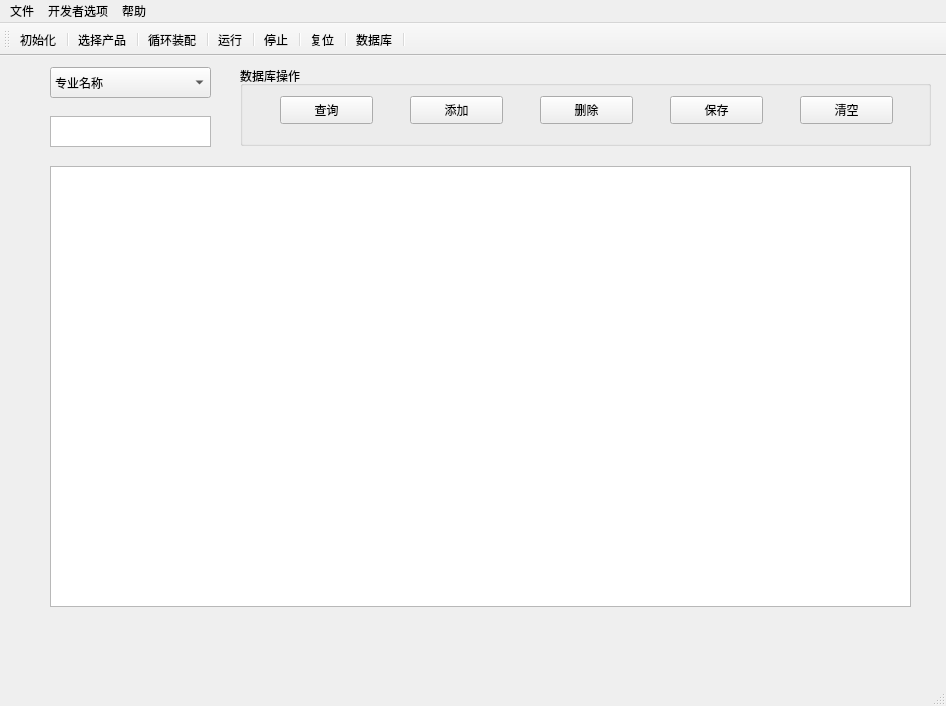
<?xml version="1.0" encoding="UTF-8"?>
<ui version="4.0">
 <class>MainWindow</class>
 <widget class="QMainWindow" name="MainWindow">
  <property name="geometry">
   <rect>
    <x>0</x>
    <y>0</y>
    <width>946</width>
    <height>706</height>
   </rect>
  </property>
  <property name="windowTitle">
   <string>MainWindow</string>
  </property>
  <property name="styleSheet">
   <string notr="true"/>
  </property>
  <widget class="QWidget" name="centralWidget">
   <widget class="QStackedWidget" name="stackedWidget">
    <property name="geometry">
     <rect>
      <x>10</x>
      <y>0</y>
      <width>931</width>
      <height>611</height>
     </rect>
    </property>
    <property name="styleSheet">
     <string notr="true"/>
    </property>
    <property name="currentIndex">
     <number>1</number>
    </property>
    <widget class="QWidget" name="page0">
     <widget class="QGroupBox" name="resultDisplay">
      <property name="geometry">
       <rect>
        <x>540</x>
        <y>40</y>
        <width>381</width>
        <height>541</height>
       </rect>
      </property>
      <property name="font">
       <font>
        <family>Agency FB</family>
        <pointsize>14</pointsize>
        <weight>75</weight>
        <bold>true</bold>
       </font>
      </property>
      <property name="title">
       <string>结果显示</string>
      </property>
      <property name="checkable">
       <bool>false</bool>
      </property>
      <widget class="QGroupBox" name="productAssemble">
       <property name="geometry">
        <rect>
         <x>20</x>
         <y>60</y>
         <width>331</width>
         <height>171</height>
        </rect>
       </property>
       <property name="font">
        <font>
         <family>Agency FB</family>
         <pointsize>12</pointsize>
         <weight>50</weight>
         <bold>false</bold>
        </font>
       </property>
       <property name="title">
        <string>变压器装配</string>
       </property>
       <widget class="QLineEdit" name="totalNumberEditText">
        <property name="enabled">
         <bool>true</bool>
        </property>
        <property name="geometry">
         <rect>
          <x>130</x>
          <y>140</y>
          <width>171</width>
          <height>20</height>
         </rect>
        </property>
        <property name="styleSheet">
         <string notr="true">font: 9pt &quot;Times New Roman&quot;;</string>
        </property>
        <property name="readOnly">
         <bool>true</bool>
        </property>
       </widget>
       <widget class="QLineEdit" name="stateEditText">
        <property name="enabled">
         <bool>true</bool>
        </property>
        <property name="geometry">
         <rect>
          <x>130</x>
          <y>70</y>
          <width>171</width>
          <height>20</height>
         </rect>
        </property>
        <property name="styleSheet">
         <string notr="true">font: 9pt &quot;Times New Roman&quot;;</string>
        </property>
        <property name="readOnly">
         <bool>true</bool>
        </property>
       </widget>
       <widget class="QLineEdit" name="typeEditText">
        <property name="enabled">
         <bool>true</bool>
        </property>
        <property name="geometry">
         <rect>
          <x>130</x>
          <y>36</y>
          <width>171</width>
          <height>20</height>
         </rect>
        </property>
        <property name="styleSheet">
         <string notr="true">font: 9pt &quot;Times New Roman&quot;;</string>
        </property>
        <property name="readOnly">
         <bool>true</bool>
        </property>
       </widget>
       <widget class="QLineEdit" name="finishNumberEditText">
        <property name="enabled">
         <bool>true</bool>
        </property>
        <property name="geometry">
         <rect>
          <x>130</x>
          <y>105</y>
          <width>171</width>
          <height>20</height>
         </rect>
        </property>
        <property name="styleSheet">
         <string notr="true">font: 9pt &quot;Times New Roman&quot;;</string>
        </property>
        <property name="readOnly">
         <bool>true</bool>
        </property>
       </widget>
       <widget class="QWidget" name="layoutWidget_5">
        <property name="geometry">
         <rect>
          <x>10</x>
          <y>30</y>
          <width>121</width>
          <height>131</height>
         </rect>
        </property>
        <layout class="QVBoxLayout" name="verticalLayout_6">
         <item>
          <widget class="QLabel" name="type">
           <property name="font">
            <font>
             <family>Agency FB</family>
             <pointsize>10</pointsize>
            </font>
           </property>
           <property name="text">
            <string>类型：</string>
           </property>
          </widget>
         </item>
         <item>
          <widget class="QLabel" name="state">
           <property name="font">
            <font>
             <family>Agency FB</family>
             <pointsize>10</pointsize>
            </font>
           </property>
           <property name="text">
            <string>装配状态：</string>
           </property>
          </widget>
         </item>
         <item>
          <widget class="QLabel" name="finishNumber">
           <property name="font">
            <font>
             <family>Agency FB</family>
             <pointsize>10</pointsize>
            </font>
           </property>
           <property name="text">
            <string>已经完成数量：</string>
           </property>
          </widget>
         </item>
         <item>
          <widget class="QLabel" name="totalNumber">
           <property name="font">
            <font>
             <family>Agency FB</family>
             <pointsize>10</pointsize>
            </font>
           </property>
           <property name="text">
            <string>总装配数量：</string>
           </property>
          </widget>
         </item>
        </layout>
       </widget>
      </widget>
      <widget class="QGroupBox" name="dataProcess">
       <property name="geometry">
        <rect>
         <x>20</x>
         <y>270</y>
         <width>331</width>
         <height>211</height>
        </rect>
       </property>
       <property name="font">
        <font>
         <family>Agency FB</family>
         <pointsize>12</pointsize>
         <weight>50</weight>
         <bold>false</bold>
        </font>
       </property>
       <property name="title">
        <string>数据处理</string>
       </property>
       <widget class="QWidget" name="layoutWidget_4">
        <property name="geometry">
         <rect>
          <x>10</x>
          <y>50</y>
          <width>111</width>
          <height>141</height>
         </rect>
        </property>
        <layout class="QVBoxLayout" name="verticalLayout_5">
         <item>
          <widget class="QLabel" name="savePosition">
           <property name="font">
            <font>
             <family>Agency FB</family>
             <pointsize>10</pointsize>
            </font>
           </property>
           <property name="text">
            <string>存放位置：</string>
           </property>
          </widget>
         </item>
         <item>
          <widget class="QLabel" name="currentWork">
           <property name="font">
            <font>
             <family>Times New Roman</family>
             <pointsize>10</pointsize>
            </font>
           </property>
           <property name="text">
            <string>当前工序：</string>
           </property>
          </widget>
         </item>
         <item>
          <widget class="QLabel" name="runTime">
           <property name="font">
            <font>
             <family>Times New Roman</family>
             <pointsize>10</pointsize>
            </font>
           </property>
           <property name="text">
            <string>运行时间：</string>
           </property>
          </widget>
         </item>
         <item>
          <widget class="QLabel" name="finishTime">
           <property name="font">
            <font>
             <family>Times New Roman</family>
             <pointsize>10</pointsize>
            </font>
           </property>
           <property name="text">
            <string>完成时间：</string>
           </property>
          </widget>
         </item>
        </layout>
       </widget>
       <widget class="QLineEdit" name="finishTimeEditText">
        <property name="enabled">
         <bool>true</bool>
        </property>
        <property name="geometry">
         <rect>
          <x>130</x>
          <y>160</y>
          <width>171</width>
          <height>20</height>
         </rect>
        </property>
        <property name="styleSheet">
         <string notr="true">font: 9pt &quot;Times New Roman&quot;;</string>
        </property>
        <property name="readOnly">
         <bool>true</bool>
        </property>
       </widget>
       <widget class="QLineEdit" name="savePostionEditText">
        <property name="enabled">
         <bool>true</bool>
        </property>
        <property name="geometry">
         <rect>
          <x>130</x>
          <y>56</y>
          <width>171</width>
          <height>20</height>
         </rect>
        </property>
        <property name="styleSheet">
         <string notr="true">font: 9pt &quot;Times New Roman&quot;;</string>
        </property>
        <property name="readOnly">
         <bool>true</bool>
        </property>
       </widget>
       <widget class="QLineEdit" name="runTimeEditText">
        <property name="enabled">
         <bool>true</bool>
        </property>
        <property name="geometry">
         <rect>
          <x>130</x>
          <y>125</y>
          <width>171</width>
          <height>20</height>
         </rect>
        </property>
        <property name="styleSheet">
         <string notr="true">font: 9pt &quot;Times New Roman&quot;;</string>
        </property>
        <property name="readOnly">
         <bool>true</bool>
        </property>
       </widget>
       <widget class="QLineEdit" name="currentWorkEditText">
        <property name="enabled">
         <bool>true</bool>
        </property>
        <property name="geometry">
         <rect>
          <x>130</x>
          <y>90</y>
          <width>171</width>
          <height>20</height>
         </rect>
        </property>
        <property name="styleSheet">
         <string notr="true">font: 9pt &quot;Times New Roman&quot;;</string>
        </property>
        <property name="readOnly">
         <bool>true</bool>
        </property>
       </widget>
      </widget>
     </widget>
    </widget>
    <widget class="QWidget" name="page1">
     <widget class="QTableWidget" name="tableWidget">
      <property name="geometry">
       <rect>
        <x>40</x>
        <y>110</y>
        <width>861</width>
        <height>441</height>
       </rect>
      </property>
     </widget>
     <widget class="QTextEdit" name="searchEdit">
      <property name="geometry">
       <rect>
        <x>40</x>
        <y>60</y>
        <width>161</width>
        <height>31</height>
       </rect>
      </property>
     </widget>
     <widget class="QGroupBox" name="groupBox">
      <property name="geometry">
       <rect>
        <x>230</x>
        <y>10</y>
        <width>691</width>
        <height>80</height>
       </rect>
      </property>
      <property name="title">
       <string>数据库操作</string>
      </property>
      <widget class="QPushButton" name="dataSearch">
       <property name="geometry">
        <rect>
         <x>40</x>
         <y>30</y>
         <width>93</width>
         <height>28</height>
        </rect>
       </property>
       <property name="text">
        <string>查询</string>
       </property>
       <property name="icon">
        <iconset resource="res.qrc">
         <normaloff>:/image/res/search.png</normaloff>:/image/res/search.png</iconset>
       </property>
      </widget>
      <widget class="QPushButton" name="dataSave">
       <property name="geometry">
        <rect>
         <x>430</x>
         <y>30</y>
         <width>93</width>
         <height>28</height>
        </rect>
       </property>
       <property name="text">
        <string>保存</string>
       </property>
       <property name="icon">
        <iconset resource="res.qrc">
         <normaloff>:/image/res/save.png</normaloff>:/image/res/save.png</iconset>
       </property>
      </widget>
      <widget class="QPushButton" name="dataEmpty">
       <property name="geometry">
        <rect>
         <x>560</x>
         <y>30</y>
         <width>93</width>
         <height>28</height>
        </rect>
       </property>
       <property name="text">
        <string>清空</string>
       </property>
       <property name="icon">
        <iconset resource="res.qrc">
         <normaloff>:/image/res/qingkong.png</normaloff>:/image/res/qingkong.png</iconset>
       </property>
      </widget>
      <widget class="QPushButton" name="dataAdd">
       <property name="geometry">
        <rect>
         <x>170</x>
         <y>30</y>
         <width>93</width>
         <height>28</height>
        </rect>
       </property>
       <property name="text">
        <string>添加</string>
       </property>
       <property name="icon">
        <iconset resource="res.qrc">
         <normaloff>:/image/res/add.png</normaloff>:/image/res/add.png</iconset>
       </property>
      </widget>
      <widget class="QPushButton" name="dataDelete">
       <property name="geometry">
        <rect>
         <x>300</x>
         <y>30</y>
         <width>93</width>
         <height>28</height>
        </rect>
       </property>
       <property name="text">
        <string>删除</string>
       </property>
       <property name="icon">
        <iconset resource="res.qrc">
         <normaloff>:/image/res/delete.png</normaloff>:/image/res/delete.png</iconset>
       </property>
      </widget>
     </widget>
     <widget class="QComboBox" name="comboBox_Chose">
      <property name="geometry">
       <rect>
        <x>40</x>
        <y>11</y>
        <width>161</width>
        <height>31</height>
       </rect>
      </property>
      <item>
       <property name="text">
        <string>专业名称</string>
       </property>
      </item>
      <item>
       <property name="text">
        <string>学号</string>
       </property>
      </item>
      <item>
       <property name="text">
        <string>学院名称</string>
       </property>
      </item>
     </widget>
    </widget>
    <widget class="QWidget" name="page2">
     <widget class="QPushButton" name="procedureRun1">
      <property name="geometry">
       <rect>
        <x>60</x>
        <y>60</y>
        <width>101</width>
        <height>31</height>
       </rect>
      </property>
      <property name="text">
       <string>气缸1</string>
      </property>
     </widget>
     <widget class="QPushButton" name="procedureRun2">
      <property name="geometry">
       <rect>
        <x>60</x>
        <y>110</y>
        <width>101</width>
        <height>31</height>
       </rect>
      </property>
      <property name="text">
       <string>气缸2</string>
      </property>
     </widget>
     <widget class="QPushButton" name="procedureRun3">
      <property name="geometry">
       <rect>
        <x>60</x>
        <y>160</y>
        <width>101</width>
        <height>31</height>
       </rect>
      </property>
      <property name="text">
       <string>气缸3</string>
      </property>
     </widget>
     <widget class="QPushButton" name="procedureRun4">
      <property name="geometry">
       <rect>
        <x>60</x>
        <y>210</y>
        <width>101</width>
        <height>31</height>
       </rect>
      </property>
      <property name="text">
       <string>气缸4</string>
      </property>
     </widget>
     <widget class="QPushButton" name="procedureRun6">
      <property name="geometry">
       <rect>
        <x>60</x>
        <y>310</y>
        <width>101</width>
        <height>31</height>
       </rect>
      </property>
      <property name="text">
       <string>气缸6</string>
      </property>
     </widget>
     <widget class="QPushButton" name="procedureRun5">
      <property name="geometry">
       <rect>
        <x>60</x>
        <y>260</y>
        <width>101</width>
        <height>31</height>
       </rect>
      </property>
      <property name="text">
       <string>气缸5</string>
      </property>
     </widget>
     <widget class="QPushButton" name="procedureRun7">
      <property name="geometry">
       <rect>
        <x>60</x>
        <y>360</y>
        <width>101</width>
        <height>31</height>
       </rect>
      </property>
      <property name="text">
       <string>气缸7</string>
      </property>
     </widget>
     <widget class="QPushButton" name="procedureRun9">
      <property name="geometry">
       <rect>
        <x>60</x>
        <y>460</y>
        <width>101</width>
        <height>31</height>
       </rect>
      </property>
      <property name="text">
       <string>气缸9</string>
      </property>
     </widget>
     <widget class="QPushButton" name="procedureRun8">
      <property name="geometry">
       <rect>
        <x>60</x>
        <y>410</y>
        <width>101</width>
        <height>31</height>
       </rect>
      </property>
      <property name="text">
       <string>气缸8</string>
      </property>
     </widget>
     <widget class="QPushButton" name="procedureRun10">
      <property name="geometry">
       <rect>
        <x>190</x>
        <y>60</y>
        <width>101</width>
        <height>31</height>
       </rect>
      </property>
      <property name="text">
       <string>气缸10</string>
      </property>
     </widget>
     <widget class="QPushButton" name="procedureRun12">
      <property name="geometry">
       <rect>
        <x>190</x>
        <y>160</y>
        <width>101</width>
        <height>31</height>
       </rect>
      </property>
      <property name="text">
       <string>气缸12</string>
      </property>
     </widget>
     <widget class="QPushButton" name="procedureRun11">
      <property name="geometry">
       <rect>
        <x>190</x>
        <y>110</y>
        <width>101</width>
        <height>31</height>
       </rect>
      </property>
      <property name="text">
       <string>气缸11</string>
      </property>
     </widget>
     <widget class="QPushButton" name="procedureRun14">
      <property name="geometry">
       <rect>
        <x>190</x>
        <y>260</y>
        <width>101</width>
        <height>31</height>
       </rect>
      </property>
      <property name="text">
       <string>气缸14</string>
      </property>
     </widget>
     <widget class="QPushButton" name="procedureRun13">
      <property name="geometry">
       <rect>
        <x>190</x>
        <y>210</y>
        <width>101</width>
        <height>31</height>
       </rect>
      </property>
      <property name="text">
       <string>气缸13</string>
      </property>
     </widget>
     <widget class="QPushButton" name="procedureRun15">
      <property name="geometry">
       <rect>
        <x>190</x>
        <y>310</y>
        <width>101</width>
        <height>31</height>
       </rect>
      </property>
      <property name="text">
       <string>气缸15</string>
      </property>
     </widget>
     <widget class="QPushButton" name="procedureRun17">
      <property name="geometry">
       <rect>
        <x>190</x>
        <y>410</y>
        <width>101</width>
        <height>31</height>
       </rect>
      </property>
      <property name="text">
       <string>气缸17</string>
      </property>
     </widget>
     <widget class="QPushButton" name="procedureRun16">
      <property name="geometry">
       <rect>
        <x>190</x>
        <y>360</y>
        <width>101</width>
        <height>31</height>
       </rect>
      </property>
      <property name="text">
       <string>气缸16</string>
      </property>
     </widget>
     <widget class="QPushButton" name="procedureRun18">
      <property name="geometry">
       <rect>
        <x>190</x>
        <y>460</y>
        <width>101</width>
        <height>31</height>
       </rect>
      </property>
      <property name="text">
       <string>气缸18</string>
      </property>
     </widget>
     <widget class="QPushButton" name="motorRun2">
      <property name="geometry">
       <rect>
        <x>370</x>
        <y>110</y>
        <width>101</width>
        <height>31</height>
       </rect>
      </property>
      <property name="text">
       <string>电机2</string>
      </property>
     </widget>
     <widget class="QPushButton" name="motorRun4">
      <property name="geometry">
       <rect>
        <x>370</x>
        <y>210</y>
        <width>101</width>
        <height>31</height>
       </rect>
      </property>
      <property name="text">
       <string>电机4</string>
      </property>
     </widget>
     <widget class="QPushButton" name="motorRun9">
      <property name="geometry">
       <rect>
        <x>370</x>
        <y>460</y>
        <width>101</width>
        <height>31</height>
       </rect>
      </property>
      <property name="text">
       <string>电机9</string>
      </property>
     </widget>
     <widget class="QPushButton" name="motorRun7">
      <property name="geometry">
       <rect>
        <x>370</x>
        <y>360</y>
        <width>101</width>
        <height>31</height>
       </rect>
      </property>
      <property name="text">
       <string>电机7</string>
      </property>
     </widget>
     <widget class="QPushButton" name="motorRun6">
      <property name="geometry">
       <rect>
        <x>370</x>
        <y>310</y>
        <width>101</width>
        <height>31</height>
       </rect>
      </property>
      <property name="text">
       <string>电机6</string>
      </property>
     </widget>
     <widget class="QPushButton" name="motorRun1">
      <property name="geometry">
       <rect>
        <x>370</x>
        <y>60</y>
        <width>101</width>
        <height>31</height>
       </rect>
      </property>
      <property name="text">
       <string>电机1</string>
      </property>
     </widget>
     <widget class="QPushButton" name="motorRun5">
      <property name="geometry">
       <rect>
        <x>370</x>
        <y>260</y>
        <width>101</width>
        <height>31</height>
       </rect>
      </property>
      <property name="text">
       <string>电机5</string>
      </property>
     </widget>
     <widget class="QPushButton" name="motorRun3">
      <property name="geometry">
       <rect>
        <x>370</x>
        <y>160</y>
        <width>101</width>
        <height>31</height>
       </rect>
      </property>
      <property name="text">
       <string>电机3</string>
      </property>
     </widget>
     <widget class="QPushButton" name="motorRun8">
      <property name="geometry">
       <rect>
        <x>370</x>
        <y>410</y>
        <width>101</width>
        <height>31</height>
       </rect>
      </property>
      <property name="text">
       <string>电机8</string>
      </property>
     </widget>
     <widget class="QLineEdit" name="motorLineEdit1">
      <property name="geometry">
       <rect>
        <x>490</x>
        <y>60</y>
        <width>111</width>
        <height>31</height>
       </rect>
      </property>
     </widget>
     <widget class="QLineEdit" name="motorLineEdit2">
      <property name="geometry">
       <rect>
        <x>490</x>
        <y>110</y>
        <width>111</width>
        <height>31</height>
       </rect>
      </property>
     </widget>
     <widget class="QLineEdit" name="motorLineEdit3">
      <property name="geometry">
       <rect>
        <x>490</x>
        <y>160</y>
        <width>111</width>
        <height>31</height>
       </rect>
      </property>
     </widget>
     <widget class="QLineEdit" name="motorLineEdit4">
      <property name="geometry">
       <rect>
        <x>490</x>
        <y>210</y>
        <width>111</width>
        <height>31</height>
       </rect>
      </property>
     </widget>
     <widget class="QLineEdit" name="motorLineEdit5">
      <property name="geometry">
       <rect>
        <x>490</x>
        <y>260</y>
        <width>111</width>
        <height>31</height>
       </rect>
      </property>
     </widget>
     <widget class="QLineEdit" name="motorLineEdit6">
      <property name="geometry">
       <rect>
        <x>490</x>
        <y>310</y>
        <width>111</width>
        <height>31</height>
       </rect>
      </property>
     </widget>
     <widget class="QLineEdit" name="motorLineEdit7">
      <property name="geometry">
       <rect>
        <x>490</x>
        <y>360</y>
        <width>111</width>
        <height>31</height>
       </rect>
      </property>
     </widget>
     <widget class="QLineEdit" name="motorLineEdit8">
      <property name="geometry">
       <rect>
        <x>490</x>
        <y>410</y>
        <width>111</width>
        <height>31</height>
       </rect>
      </property>
     </widget>
     <widget class="QLineEdit" name="motorLineEdit9">
      <property name="geometry">
       <rect>
        <x>490</x>
        <y>460</y>
        <width>111</width>
        <height>31</height>
       </rect>
      </property>
     </widget>
     <widget class="QPushButton" name="inductanceOne">
      <property name="geometry">
       <rect>
        <x>640</x>
        <y>60</y>
        <width>101</width>
        <height>31</height>
       </rect>
      </property>
      <property name="text">
       <string>电感1读取</string>
      </property>
     </widget>
     <widget class="QLineEdit" name="inductanceLineEdit1">
      <property name="geometry">
       <rect>
        <x>760</x>
        <y>60</y>
        <width>111</width>
        <height>31</height>
       </rect>
      </property>
     </widget>
     <widget class="QPushButton" name="inductanceTwo">
      <property name="geometry">
       <rect>
        <x>640</x>
        <y>110</y>
        <width>101</width>
        <height>31</height>
       </rect>
      </property>
      <property name="text">
       <string>电感2读取</string>
      </property>
     </widget>
     <widget class="QLineEdit" name="inductanceLineEdit2">
      <property name="geometry">
       <rect>
        <x>760</x>
        <y>110</y>
        <width>111</width>
        <height>31</height>
       </rect>
      </property>
     </widget>
     <widget class="QPushButton" name="robotRun1">
      <property name="geometry">
       <rect>
        <x>640</x>
        <y>160</y>
        <width>101</width>
        <height>31</height>
       </rect>
      </property>
      <property name="text">
       <string>机器手动作1</string>
      </property>
     </widget>
     <widget class="QLineEdit" name="robotLineEdit1">
      <property name="geometry">
       <rect>
        <x>760</x>
        <y>160</y>
        <width>111</width>
        <height>31</height>
       </rect>
      </property>
     </widget>
     <widget class="QPushButton" name="robotRun2">
      <property name="geometry">
       <rect>
        <x>640</x>
        <y>210</y>
        <width>101</width>
        <height>31</height>
       </rect>
      </property>
      <property name="text">
       <string>机器手动作2</string>
      </property>
     </widget>
     <widget class="QLineEdit" name="robotLineEdit2">
      <property name="geometry">
       <rect>
        <x>760</x>
        <y>210</y>
        <width>111</width>
        <height>31</height>
       </rect>
      </property>
     </widget>
     <widget class="QPushButton" name="robotRun3">
      <property name="geometry">
       <rect>
        <x>640</x>
        <y>260</y>
        <width>101</width>
        <height>31</height>
       </rect>
      </property>
      <property name="text">
       <string>机器手动作3</string>
      </property>
     </widget>
     <widget class="QLineEdit" name="robotLineEdit3">
      <property name="geometry">
       <rect>
        <x>760</x>
        <y>260</y>
        <width>111</width>
        <height>31</height>
       </rect>
      </property>
     </widget>
    </widget>
   </widget>
  </widget>
  <widget class="QMenuBar" name="menuBar">
   <property name="geometry">
    <rect>
     <x>0</x>
     <y>0</y>
     <width>946</width>
     <height>26</height>
    </rect>
   </property>
   <widget class="QMenu" name="File">
    <property name="title">
     <string>文件</string>
    </property>
    <addaction name="action_open"/>
    <addaction name="action_save"/>
    <addaction name="action_quit"/>
   </widget>
   <widget class="QMenu" name="Help">
    <property name="title">
     <string>帮助</string>
    </property>
    <addaction name="action_aboutproduct"/>
   </widget>
   <widget class="QMenu" name="ExploreOption">
    <property name="title">
     <string>开发者选项</string>
    </property>
    <addaction name="action_enter"/>
   </widget>
   <addaction name="File"/>
   <addaction name="ExploreOption"/>
   <addaction name="Help"/>
  </widget>
  <widget class="QToolBar" name="mainToolBar">
   <property name="toolButtonStyle">
    <enum>Qt::ToolButtonTextUnderIcon</enum>
   </property>
   <attribute name="toolBarArea">
    <enum>TopToolBarArea</enum>
   </attribute>
   <attribute name="toolBarBreak">
    <bool>false</bool>
   </attribute>
   <addaction name="action_init"/>
   <addaction name="separator"/>
   <addaction name="action_newprj"/>
   <addaction name="separator"/>
   <addaction name="action_circleMode"/>
   <addaction name="separator"/>
   <addaction name="action_start"/>
   <addaction name="separator"/>
   <addaction name="action_stop"/>
   <addaction name="separator"/>
   <addaction name="action_reset"/>
   <addaction name="separator"/>
   <addaction name="action_database"/>
   <addaction name="separator"/>
  </widget>
  <widget class="QStatusBar" name="statusBar"/>
  <action name="action_open">
   <property name="icon">
    <iconset resource="res.qrc">
     <normaloff>:/image/res/file-open.png</normaloff>:/image/res/file-open.png</iconset>
   </property>
   <property name="text">
    <string>打开文件(&amp;O)</string>
   </property>
   <property name="toolTip">
    <string>打开文件(O）</string>
   </property>
  </action>
  <action name="action_newprj">
   <property name="checkable">
    <bool>false</bool>
   </property>
   <property name="icon">
    <iconset theme="选择产品" resource="res.qrc">
     <normaloff>:/image/res/doc-new.png</normaloff>:/image/res/doc-new.png</iconset>
   </property>
   <property name="text">
    <string>选择产品</string>
   </property>
   <property name="toolTip">
    <string>选择产品</string>
   </property>
  </action>
  <action name="action_save">
   <property name="icon">
    <iconset resource="res.qrc">
     <normaloff>:/image/res/file-save.png</normaloff>:/image/res/file-save.png</iconset>
   </property>
   <property name="text">
    <string>保存文件(&amp;S) </string>
   </property>
   <property name="toolTip">
    <string>保存文件(S) </string>
   </property>
  </action>
  <action name="action_quit">
   <property name="icon">
    <iconset resource="res.qrc">
     <normaloff>:/image/res/doc-quit.png</normaloff>:/image/res/doc-quit.png</iconset>
   </property>
   <property name="text">
    <string>关闭退出(&amp;C)</string>
   </property>
   <property name="toolTip">
    <string>关闭退出(C)</string>
   </property>
  </action>
  <action name="action_aboutproduct">
   <property name="icon">
    <iconset resource="res.qrc">
     <normaloff>:/image/res/help.png</normaloff>:/image/res/help.png</iconset>
   </property>
   <property name="text">
    <string>关于产品</string>
   </property>
  </action>
  <action name="action_init">
   <property name="icon">
    <iconset resource="res.qrc">
     <normaloff>:/image/res/doc-init.png</normaloff>:/image/res/doc-init.png</iconset>
   </property>
   <property name="text">
    <string>初始化</string>
   </property>
   <property name="toolTip">
    <string>初始化</string>
   </property>
  </action>
  <action name="action_transformerassembly">
   <property name="icon">
    <iconset resource="res.qrc">
     <normaloff>:/image/res/doc-measure.png</normaloff>:/image/res/doc-measure.png</iconset>
   </property>
   <property name="text">
    <string>变压器装配</string>
   </property>
   <property name="toolTip">
    <string>尺寸测量</string>
   </property>
  </action>
  <action name="action_ex-process">
   <property name="text">
    <string>图像预处理</string>
   </property>
   <property name="toolTip">
    <string>图像预处理</string>
   </property>
  </action>
  <action name="action_trans_2">
   <property name="text">
    <string>坐标变换</string>
   </property>
   <property name="toolTip">
    <string>坐标变换</string>
   </property>
  </action>
  <action name="action_mea">
   <property name="text">
    <string>尺寸测量</string>
   </property>
   <property name="toolTip">
    <string>尺寸测量</string>
   </property>
  </action>
  <action name="action_juade">
   <property name="text">
    <string>装配状态判断</string>
   </property>
   <property name="toolTip">
    <string>装配状态判断</string>
   </property>
  </action>
  <action name="action_match">
   <property name="text">
    <string>模板匹配</string>
   </property>
   <property name="toolTip">
    <string>模板匹配</string>
   </property>
  </action>
  <action name="action_reset">
   <property name="icon">
    <iconset resource="res.qrc">
     <normaloff>:/image/res/reset.png</normaloff>:/image/res/reset.png</iconset>
   </property>
   <property name="text">
    <string>复位</string>
   </property>
   <property name="toolTip">
    <string>复位</string>
   </property>
  </action>
  <action name="action_start">
   <property name="icon">
    <iconset resource="res.qrc">
     <normaloff>:/image/res/doc-start.png</normaloff>:/image/res/doc-start.png</iconset>
   </property>
   <property name="text">
    <string>运行</string>
   </property>
   <property name="toolTip">
    <string>开始</string>
   </property>
  </action>
  <action name="action_stop">
   <property name="icon">
    <iconset resource="res.qrc">
     <normaloff>:/image/res/stop.png</normaloff>:/image/res/stop.png</iconset>
   </property>
   <property name="text">
    <string>停止</string>
   </property>
   <property name="toolTip">
    <string>stop</string>
   </property>
  </action>
  <action name="action_database">
   <property name="icon">
    <iconset resource="res.qrc">
     <normaloff>:/image/res/doc-seach.png</normaloff>:/image/res/doc-seach.png</iconset>
   </property>
   <property name="text">
    <string>数据库</string>
   </property>
   <property name="toolTip">
    <string>数据库</string>
   </property>
  </action>
  <action name="action_white">
   <property name="text">
    <string>白色风格</string>
   </property>
   <property name="toolTip">
    <string>白色风格</string>
   </property>
  </action>
  <action name="action_black">
   <property name="text">
    <string>黑色风格</string>
   </property>
   <property name="toolTip">
    <string>黑色风格</string>
   </property>
  </action>
  <action name="action_gray">
   <property name="text">
    <string>灰色风格</string>
   </property>
   <property name="toolTip">
    <string>灰色风格</string>
   </property>
  </action>
  <action name="action_dataconnect">
   <property name="icon">
    <iconset resource="res.qrc">
     <normaloff>:/image/res/link.png</normaloff>:/image/res/link.png</iconset>
   </property>
   <property name="text">
    <string>连接</string>
   </property>
   <property name="toolTip">
    <string>连接</string>
   </property>
  </action>
  <action name="action_databreak">
   <property name="icon">
    <iconset resource="res.qrc">
     <normaloff>:/image/res/break.png</normaloff>:/image/res/break.png</iconset>
   </property>
   <property name="text">
    <string>断开</string>
   </property>
   <property name="toolTip">
    <string>断开</string>
   </property>
  </action>
  <action name="action_enter">
   <property name="text">
    <string>进入开发者模式</string>
   </property>
   <property name="toolTip">
    <string>进入开发者模式</string>
   </property>
  </action>
  <action name="action_circleMode">
   <property name="icon">
    <iconset resource="res.qrc">
     <normaloff>:/image/res/kaishi.png</normaloff>:/image/res/kaishi.png</iconset>
   </property>
   <property name="text">
    <string>循环装配</string>
   </property>
   <property name="toolTip">
    <string>循环装配</string>
   </property>
  </action>
 </widget>
 <layoutdefault spacing="6" margin="11"/>
 <resources>
  <include location="res.qrc"/>
 </resources>
 <connections/>
</ui>
